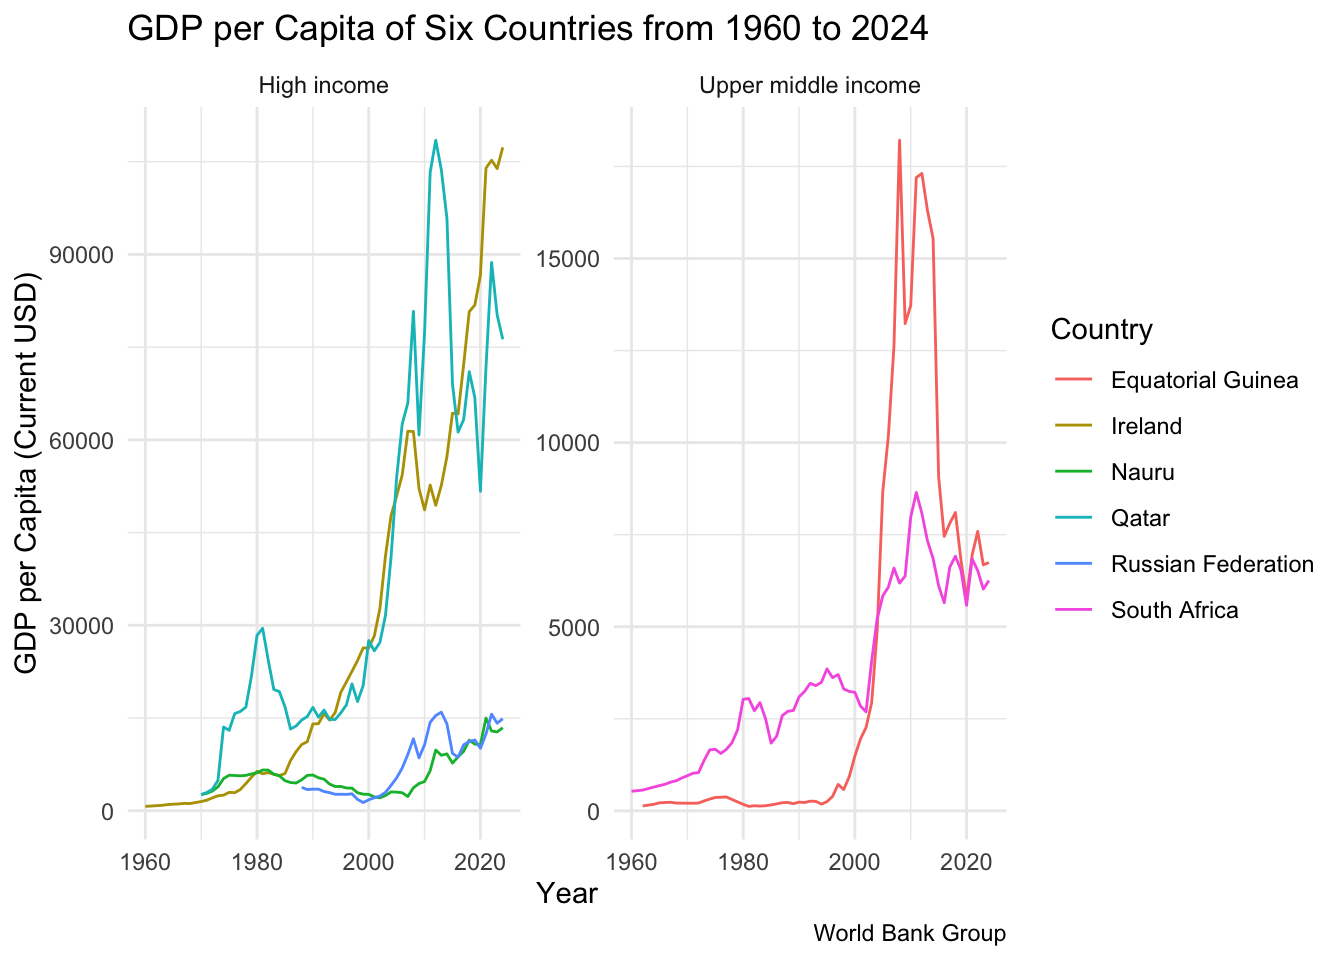

Source code (R):
library(ggplot2)
library(dplyr)
library(tidyr)
library(stringr)

setwd("/Users/siddharth/Downloads/API_NY.GDP.PCAP.CD_DS2_en_csv_v2_370494/")

# Only consider the six countries, header starts on line 5
six_countries <- read.csv("API_NY.GDP.PCAP.CD_DS2_en_csv_v2_370494.csv",
                          skip = 4) |>
  filter(Country.Name %in% c("Equatorial Guinea", "Ireland", "Qatar",
                             "Russian Federation", "Nauru", "South Africa")) |>
  # Change dimensions such that year is in rows, corresponding to GDP per Capita
  pivot_longer(cols = starts_with("X"),
               names_to = "Year",
               values_to = "GDP per Capita (Current USD)") |> 
  mutate(Year = as.numeric(str_remove(Year, "X"))) |>
  # Ignore missing values
  drop_na('GDP per Capita (Current USD)') |> 
  rename(Country = Country.Name) |>
  rename(Code = Country.Code) |>
  select(Country, Code, Year, `GDP per Capita (Current USD)`)

incomes <- 
  read.csv("Metadata_Country_API_NY.GDP.PCAP.CD_DS2_en_csv_v2_370494.csv") |>
  rename(Code = Country.Code) |>
  filter(Code %in% c("GNQ", "IRL", "QAT", "RUS", "NRU", "ZAF")) |>
  select(Code, IncomeGroup)
incomes

# Income category file only indicates country code, map to country name
combined_df <- six_countries |>
  left_join(incomes, by = "Code")

# Create a plot with six lines to represent six different countries 
ggplot(combined_df, aes(x = Year, y = `GDP per Capita (Current USD)`,
                        color = Country)) + 
  geom_line() +
  # Split by income classification
  # Have different y-axis scales to infer ranges of each income category
  facet_wrap(~IncomeGroup, scales = "free_y") +
  labs(title = "GDP per Capita of Six Countries from 1960 to 2024",
       x = "Year", y = "GDP per Capita (Current USD)",
       color = "Country", caption = "World Bank Group") +
  theme_minimal()
